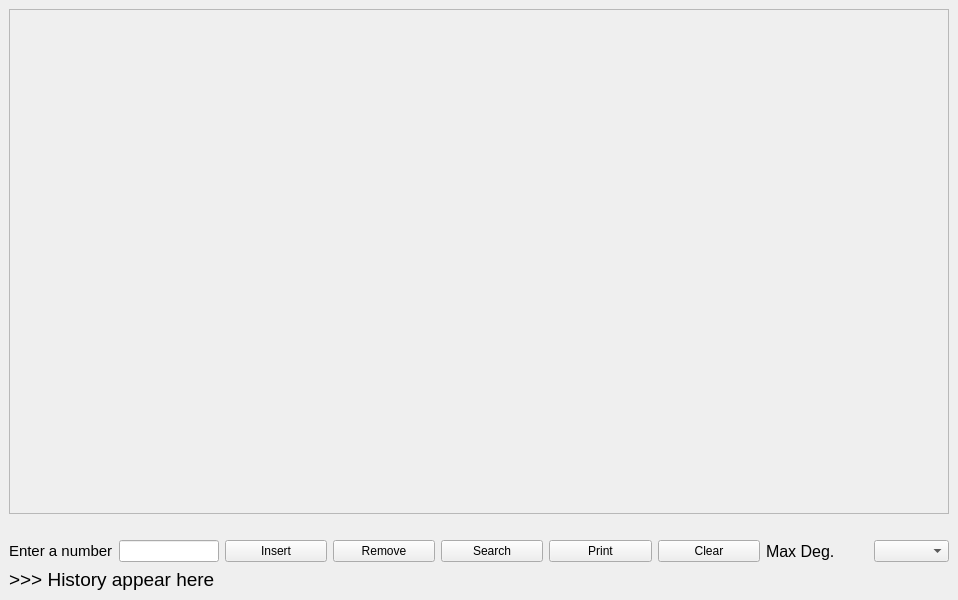
<?xml version="1.0" encoding="UTF-8"?>
<ui version="4.0">
 <class>MainWindow</class>
 <widget class="QMainWindow" name="MainWindow">
  <property name="geometry">
   <rect>
    <x>0</x>
    <y>0</y>
    <width>958</width>
    <height>600</height>
   </rect>
  </property>
  <property name="windowTitle">
   <string>B-Tree Visualization</string>
  </property>
  <widget class="QWidget" name="centralwidget">
   <layout class="QVBoxLayout" name="verticalLayout">
    <item>
     <widget class="QScrollArea" name="scrollArea">
      <property name="widgetResizable">
       <bool>true</bool>
      </property>
      <widget class="QWidget" name="scrollAreaWidgetContents">
       <property name="geometry">
        <rect>
         <x>0</x>
         <y>0</y>
         <width>934</width>
         <height>446</height>
        </rect>
       </property>
      </widget>
     </widget>
    </item>
    <item>
     <widget class="QLabel" name="forPrintTree">
      <property name="text">
       <string/>
      </property>
     </widget>
    </item>
    <item>
     <layout class="QHBoxLayout" name="horizontalLayout">
      <item>
       <widget class="QLabel" name="enter">
        <property name="font">
         <font>
          <pointsize>11</pointsize>
         </font>
        </property>
        <property name="text">
         <string>Enter a number</string>
        </property>
       </widget>
      </item>
      <item>
       <widget class="QLineEdit" name="textbox">
        <property name="maximumSize">
         <size>
          <width>100</width>
          <height>16777215</height>
         </size>
        </property>
       </widget>
      </item>
      <item>
       <widget class="QPushButton" name="insButton">
        <property name="text">
         <string>Insert</string>
        </property>
       </widget>
      </item>
      <item>
       <widget class="QPushButton" name="revButton">
        <property name="text">
         <string>Remove</string>
        </property>
       </widget>
      </item>
      <item>
       <widget class="QPushButton" name="searchButton">
        <property name="text">
         <string>Search</string>
        </property>
       </widget>
      </item>
      <item>
       <widget class="QPushButton" name="printButton">
        <property name="text">
         <string>Print</string>
        </property>
       </widget>
      </item>
      <item>
       <widget class="QPushButton" name="clrButton">
        <property name="text">
         <string>Clear</string>
        </property>
       </widget>
      </item>
      <item>
       <widget class="QLabel" name="maxdeg">
        <property name="font">
         <font>
          <pointsize>12</pointsize>
         </font>
        </property>
        <property name="text">
         <string>Max Deg.</string>
        </property>
       </widget>
      </item>
      <item>
       <widget class="QComboBox" name="maxDegOpt">
        <property name="maximumSize">
         <size>
          <width>75</width>
          <height>16777215</height>
         </size>
        </property>
       </widget>
      </item>
     </layout>
    </item>
    <item>
     <layout class="QHBoxLayout" name="horizontalLayout_2">
      <item>
       <widget class="QLabel" name="history">
        <property name="font">
         <font>
          <pointsize>14</pointsize>
         </font>
        </property>
        <property name="styleSheet">
         <string notr="true"/>
        </property>
        <property name="text">
         <string>&gt;&gt;&gt; History appear here</string>
        </property>
       </widget>
      </item>
     </layout>
    </item>
   </layout>
  </widget>
  <widget class="QMenuBar" name="menubar">
   <property name="geometry">
    <rect>
     <x>0</x>
     <y>0</y>
     <width>958</width>
     <height>25</height>
    </rect>
   </property>
  </widget>
 </widget>
 <resources/>
 <connections/>
</ui>
